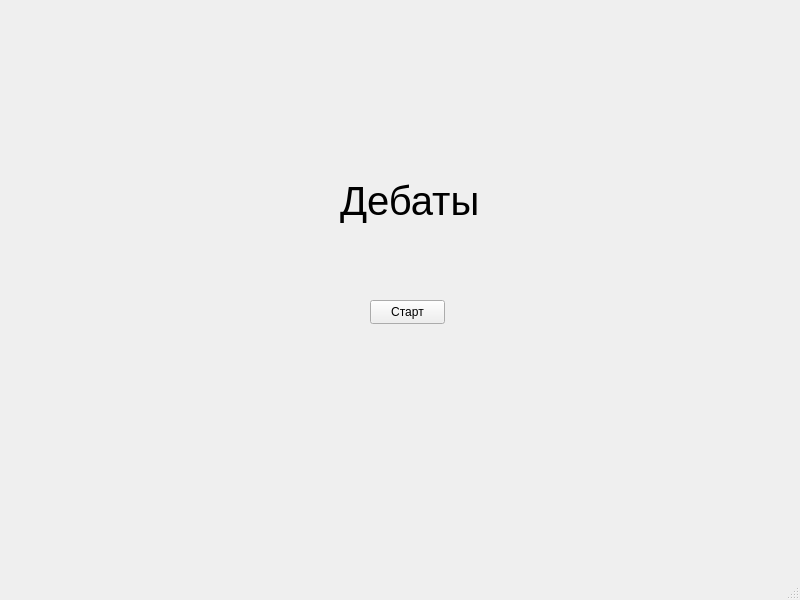
<?xml version="1.0" encoding="UTF-8"?>
<ui version="4.0">
 <class>MainWindow</class>
 <widget class="QMainWindow" name="MainWindow">
  <property name="geometry">
   <rect>
    <x>0</x>
    <y>0</y>
    <width>800</width>
    <height>600</height>
   </rect>
  </property>
  <property name="windowTitle">
   <string>MainWindow</string>
  </property>
  <widget class="QWidget" name="centralwidget">
   <widget class="QLabel" name="label">
    <property name="geometry">
     <rect>
      <x>340</x>
      <y>160</y>
      <width>451</width>
      <height>81</height>
     </rect>
    </property>
    <property name="font">
     <font>
      <pointsize>30</pointsize>
     </font>
    </property>
    <property name="text">
     <string>Дебаты </string>
    </property>
   </widget>
   <widget class="QPushButton" name="pushButton">
    <property name="geometry">
     <rect>
      <x>370</x>
      <y>300</y>
      <width>75</width>
      <height>24</height>
     </rect>
    </property>
    <property name="text">
     <string>Старт</string>
    </property>
   </widget>
  </widget>
  <widget class="QMenuBar" name="menubar">
   <property name="geometry">
    <rect>
     <x>0</x>
     <y>0</y>
     <width>800</width>
     <height>22</height>
    </rect>
   </property>
  </widget>
  <widget class="QStatusBar" name="statusbar"/>
 </widget>
 <resources/>
 <connections/>
</ui>
